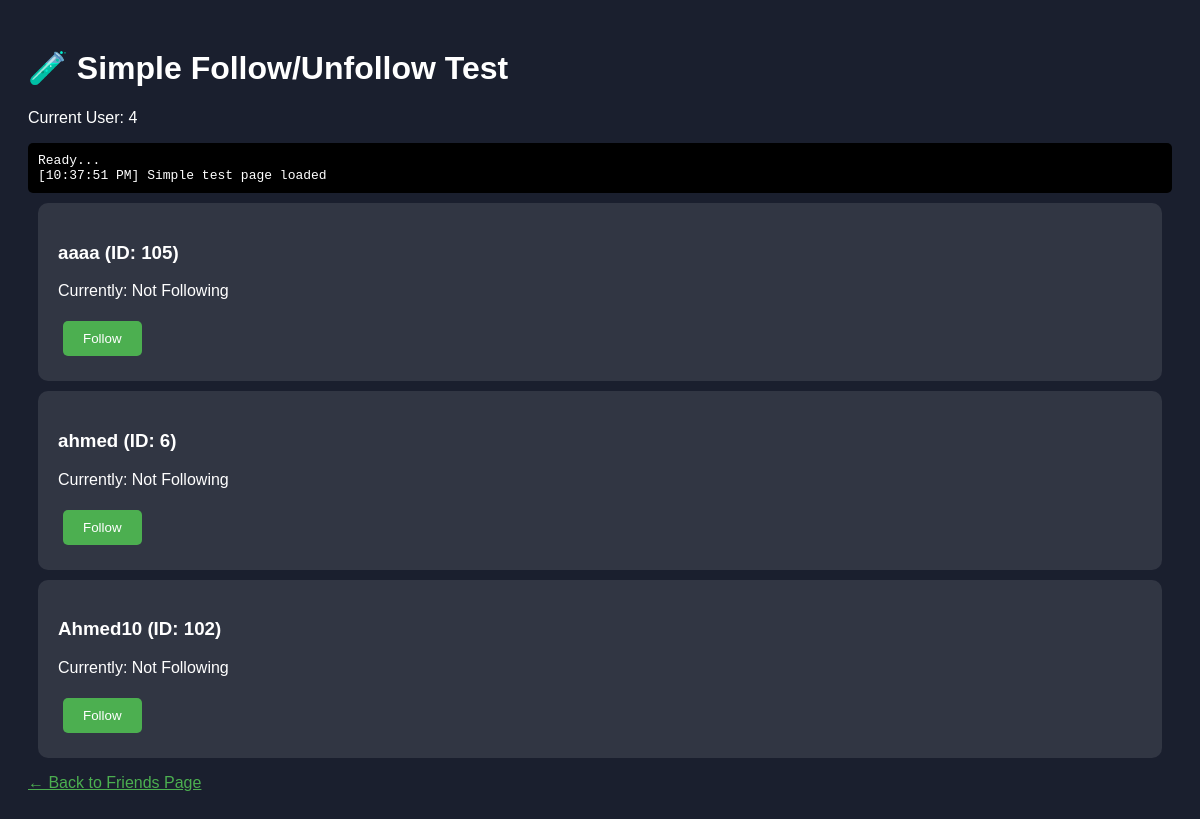
/test_simple_unfollow.php (signed in), run on the app's committed database.
### tables this page shows
CREATE TABLE `users` (
  `id` int(11) NOT NULL AUTO_INCREMENT,
  `username` varchar(50) NOT NULL,
  `email` varchar(255) NOT NULL,
  `password` varchar(255) NOT NULL,
  `profile_picture` varchar(255) DEFAULT NULL,
  `bio` text DEFAULT NULL,
  `created_at` timestamp NOT NULL DEFAULT current_timestamp(),
  `updated_at` timestamp NOT NULL DEFAULT current_timestamp() ON UPDATE current_timestamp(),
  `last_active` timestamp NOT NULL DEFAULT current_timestamp() ON UPDATE current_timestamp(),
  `last_message_time` datetime DEFAULT NULL,
  `first_name` varchar(50) DEFAULT '',
  `last_name` varchar(50) DEFAULT '',
  `avatar_url` varchar(255) DEFAULT '/WEP/assets/images/default-avatar.png',
  `last_activity` timestamp NOT NULL DEFAULT current_timestamp() ON UPDATE current_timestamp(),
  `location` varchar(255) DEFAULT NULL,
  `website` varchar(255) DEFAULT NULL,
  `phone` varchar(20) DEFAULT NULL,
  `is_verified` tinyint(1) DEFAULT 0,
  `is_private` tinyint(1) DEFAULT 0,
  PRIMARY KEY (`id`),
  UNIQUE KEY `username` (`username`),
  UNIQUE KEY `email` (`email`)
);

### test_simple_unfollow.php (the view, shortened to what this page needs)
<?php
require_once 'config.php';
$current_user_id = $_SESSION['user_id'];
try {
    $pdo = new PDO($dsn, $db_user, $db_pass, $pdo_options);
    $stmt = $pdo->prepare("
        SELECT u.id, u.username,
               CASE WHEN f.follower_id IS NOT NULL THEN 1 ELSE 0 END as i_follow
        FROM users u
        LEFT JOIN followers f ON u.id = f.followed_id AND f.follower_id = ?
        WHERE u.id != ?
        LIMIT 3
    ");
    $stmt->execute([$current_user_id, $current_user_id]);
    $users = $stmt->fetchAll(PDO::FETCH_ASSOC);
} catch (Exception $e) {
    echo "Error: " . $e->getMessage();
    exit;
}
?>
<!DOCTYPE html>
<html>
<head>
</head>
<body>
    <h1>🧪 Simple Follow/Unfollow Test</h1>
    <p>Current User: <?php echo $current_user_id; ?></p>
    <div id="log" class="log">Ready...</div>
    <?php foreach ($users as $user): ?>
        <div class="test-card">
            <h3><?php echo htmlspecialchars($user['username']); ?> (ID: <?php echo $user['id']; ?>)</h3>
            <p>Currently: <?php echo $user['i_follow'] ? 'Following' : 'Not Following'; ?></p>
            <button id="btn_<?php echo $user['id']; ?>"
                    class="btn <?php echo $user['i_follow'] ? 'btn-unfollow' : 'btn-follow'; ?>"
                    onclick="toggleFollow(<?php echo $user['id']; ?>)">
                <?php echo $user['i_follow'] ? 'Unfollow' : 'Follow'; ?>
            </button>
        </div>
    <?php endforeach; ?>
    <p><a href="friends.php" style="color: #4CAF50;">← Back to Friends Page</a></p>
</body>
</html>

### test_simple_unfollow.php (style rules this page uses)
body { font-family: Arial; background: #1a1f2e; color: white; padding: 20px; }
.test-card { background: rgba(255,255,255,0.1); padding: 20px; margin: 10px; border-radius: 10px; }
.btn { padding: 10px 20px; margin: 5px; border: none; border-radius: 5px; cursor: pointer; }
.btn-follow { background: #4CAF50; color: white; }
.log { background: #000; padding: 10px; margin: 10px 0; border-radius: 5px; font-family: monospace; max-height: 200px; overflow-y: auto; }

### data on the page
users: username "aaaa", id "105"
users: username "ahmed", id "6"
users: username "Ahmed10", id "102"

### other printed values
$current_user_id "4"
